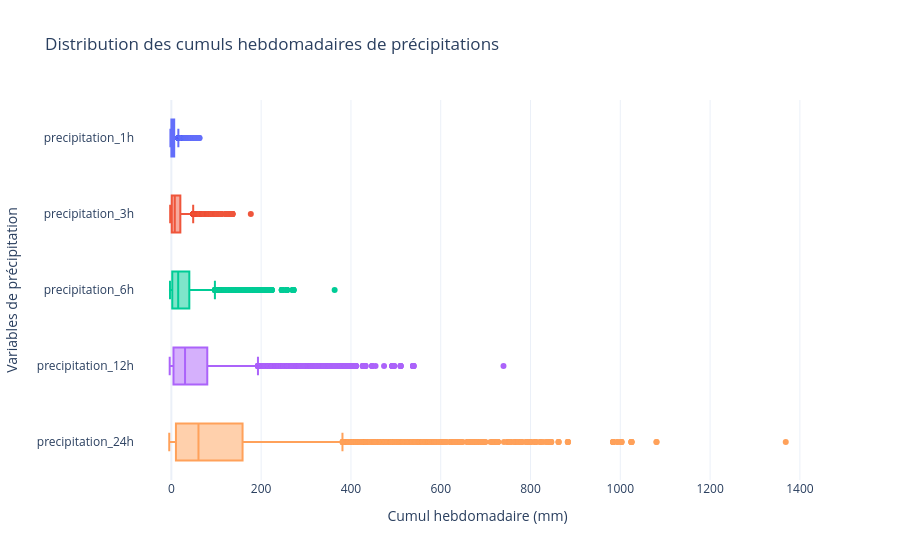

Notebook code for this chart:
### Code cell
import pandas as pd
import plotly.express as px

# Supposons que ton DataFrame source s'appelle df et contienne tes colonnes de précipitations
# Si tes données sont au format large (une colonne par variable), on les passe au format long :
cols_precip = [
    'precipitation_1h', 
    'precipitation_3h', 
    'precipitation_6h', 
    'precipitation_12h', 
    'precipitation_24h'
]

df_long = Merge_final.melt(
    value_vars=cols_precip, 
    var_name='Variables de précipitation', 
    value_name='Cumul hebdomadaire (mm)'
)

# Création du boxplot interactif avec Plotly Express
fig = px.box(
    df_long,
    x='Cumul hebdomadaire (mm)',
    y='Variables de précipitation',
    orientation='h',
    color='Variables de précipitation',
    title='Distribution des cumuls hebdomadaires de précipitations',
    template='plotly_white'
)

# Personnalisation de l'affichage
fig.update_layout(
    xaxis_title='Cumul hebdomadaire (mm)',
    yaxis_title='Variables de précipitation',
    showlegend=False
)

# Affichage du graphique interactif (dans un Jupyter Notebook ou export HTML)
fig.show()

# Optionnel : pour l'exporter en fichier HTML interactif
# fig.write_html("boxplot_interactif.html")

### Figure 1 — Plotly figure (JSON) as saved in the notebook; plotly's stock layout.template omitted (floating-point values rounded to 4 significant figures; data arrays with more than 128 entries replaced by an {"elided": "..."} marker saying what was removed)
{"data": [{"alignmentgroup": "True", "hovertemplate": "Variables de précipitation=%{y}<br>Cumul hebdomadaire (mm)=%{x}<extra></extra>", "legendgroup": "precipitation_1h", "marker": {"color": "#636efa"}, "name": "precipitation_1h", "notched": false, "offsetgroup": "precipitation_1h", "orientation": "h", "showlegend": true, "type": "box", "x": {"elided": "19968 float values"}, "x0": " ", "xaxis": "x", "y": {"elided": "19968 str values"}, "y0": " ", "yaxis": "y"}, {"alignmentgroup": "True", "hovertemplate": "Variables de précipitation=%{y}<br>Cumul hebdomadaire (mm)=%{x}<extra></extra>", "legendgroup": "precipitation_3h", "marker": {"color": "#EF553B"}, "name": "precipitation_3h", "notched": false, "offsetgroup": "precipitation_3h", "orientation": "h", "showlegend": true, "type": "box", "x": {"elided": "19968 float values"}, "x0": " ", "xaxis": "x", "y": {"elided": "19968 str values"}, "y0": " ", "yaxis": "y"}, {"alignmentgroup": "True", "hovertemplate": "Variables de précipitation=%{y}<br>Cumul hebdomadaire (mm)=%{x}<extra></extra>", "legendgroup": "precipitation_6h", "marker": {"color": "#00cc96"}, "name": "precipitation_6h", "notched": false, "offsetgroup": "precipitation_6h", "orientation": "h", "showlegend": true, "type": "box", "x": {"elided": "19968 float values"}, "x0": " ", "xaxis": "x", "y": {"elided": "19968 str values"}, "y0": " ", "yaxis": "y"}, {"alignmentgroup": "True", "hovertemplate": "Variables de précipitation=%{y}<br>Cumul hebdomadaire (mm)=%{x}<extra></extra>", "legendgroup": "precipitation_12h", "marker": {"color": "#ab63fa"}, "name": "precipitation_12h", "notched": false, "offsetgroup": "precipitation_12h", "orientation": "h", "showlegend": true, "type": "box", "x": {"elided": "19968 float values"}, "x0": " ", "xaxis": "x", "y": {"elided": "19968 str values"}, "y0": " ", "yaxis": "y"}, {"alignmentgroup": "True", "hovertemplate": "Variables de précipitation=%{y}<br>Cumul hebdomadaire (mm)=%{x}<extra></extra>", "legendgroup": "precipitation_24h", "marker": {"color": "#FFA15A"}, "name": "precipitation_24h", "notched": false, "offsetgroup": "precipitation_24h", "orientation": "h", "showlegend": true, "type": "box", "x": {"elided": "19968 float values"}, "x0": " ", "xaxis": "x", "y": {"elided": "19968 str values"}, "y0": " ", "yaxis": "y"}], "layout": {"boxmode": "overlay", "legend": {"title": {"text": "Variables de précipitation"}, "tracegroupgap": 0}, "showlegend": false, "title": {"text": "Distribution des cumuls hebdomadaires de précipitations"}, "xaxis": {"anchor": "y", "domain": [0, 1], "title": {"text": "Cumul hebdomadaire (mm)"}}, "yaxis": {"anchor": "x", "categoryarray": ["precipitation_24h", "precipitation_12h", "precipitation_6h", "precipitation_3h", "precipitation_1h"], "categoryorder": "array", "domain": [0, 1], "title": {"text": "Variables de précipitation"}}}}
